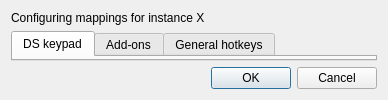
<?xml version="1.0" encoding="UTF-8"?>
<ui version="4.0">
 <class>InputConfigDialog</class>
 <widget class="QDialog" name="InputConfigDialog">
  <property name="geometry">
   <rect>
    <x>0</x>
    <y>0</y>
    <width>900</width>
    <height>760</height>
   </rect>
  </property>
  <property name="windowTitle">
   <string>Input and hotkeys - melonDS</string>
  </property>
  <property name="styleSheet">
   <string notr="true">QGroupBox#cluster { border: none }</string>
  </property>
  <layout class="QGridLayout" name="gridLayout_4">
   <property name="sizeConstraint">
    <enum>QLayout::SetFixedSize</enum>
   </property>
   <item row="8" column="1">
    <widget class="QDialogButtonBox" name="buttonBox">
     <property name="orientation">
      <enum>Qt::Horizontal</enum>
     </property>
     <property name="standardButtons">
      <set>QDialogButtonBox::Cancel|QDialogButtonBox::Ok</set>
     </property>
    </widget>
   </item>
   <item row="1" column="0" colspan="2">
    <widget class="QTabWidget" name="tabWidget">
     <property name="currentIndex">
      <number>0</number>
     </property>
     <widget class="QWidget" name="tabInput">
      <attribute name="title">
       <string>DS keypad</string>
      </attribute>
     </widget>
     <widget class="QWidget" name="tabAddons">
      <attribute name="title">
       <string>Add-ons</string>
      </attribute>
     </widget>
     <widget class="QWidget" name="tabHotkeysGeneral">
      <attribute name="title">
       <string>General hotkeys</string>
      </attribute>
     </widget>
    </widget>
   </item>
   <item row="0" column="0">
    <widget class="QLabel" name="lblInstanceNum">
     <property name="text">
      <string>Configuring mappings for instance X</string>
     </property>
    </widget>
   </item>
  </layout>
 </widget>
 <resources>
  <include location="resources/ds.qrc"/>
 </resources>
 <connections>
  <connection>
   <sender>buttonBox</sender>
   <signal>accepted()</signal>
   <receiver>InputConfigDialog</receiver>
   <slot>accept()</slot>
   <hints>
    <hint type="sourcelabel">
     <x>248</x>
     <y>254</y>
    </hint>
    <hint type="destinationlabel">
     <x>157</x>
     <y>274</y>
    </hint>
   </hints>
  </connection>
  <connection>
   <sender>buttonBox</sender>
   <signal>rejected()</signal>
   <receiver>InputConfigDialog</receiver>
   <slot>reject()</slot>
   <hints>
    <hint type="sourcelabel">
     <x>316</x>
     <y>260</y>
    </hint>
    <hint type="destinationlabel">
     <x>286</x>
     <y>274</y>
    </hint>
   </hints>
  </connection>
 </connections>
</ui>
